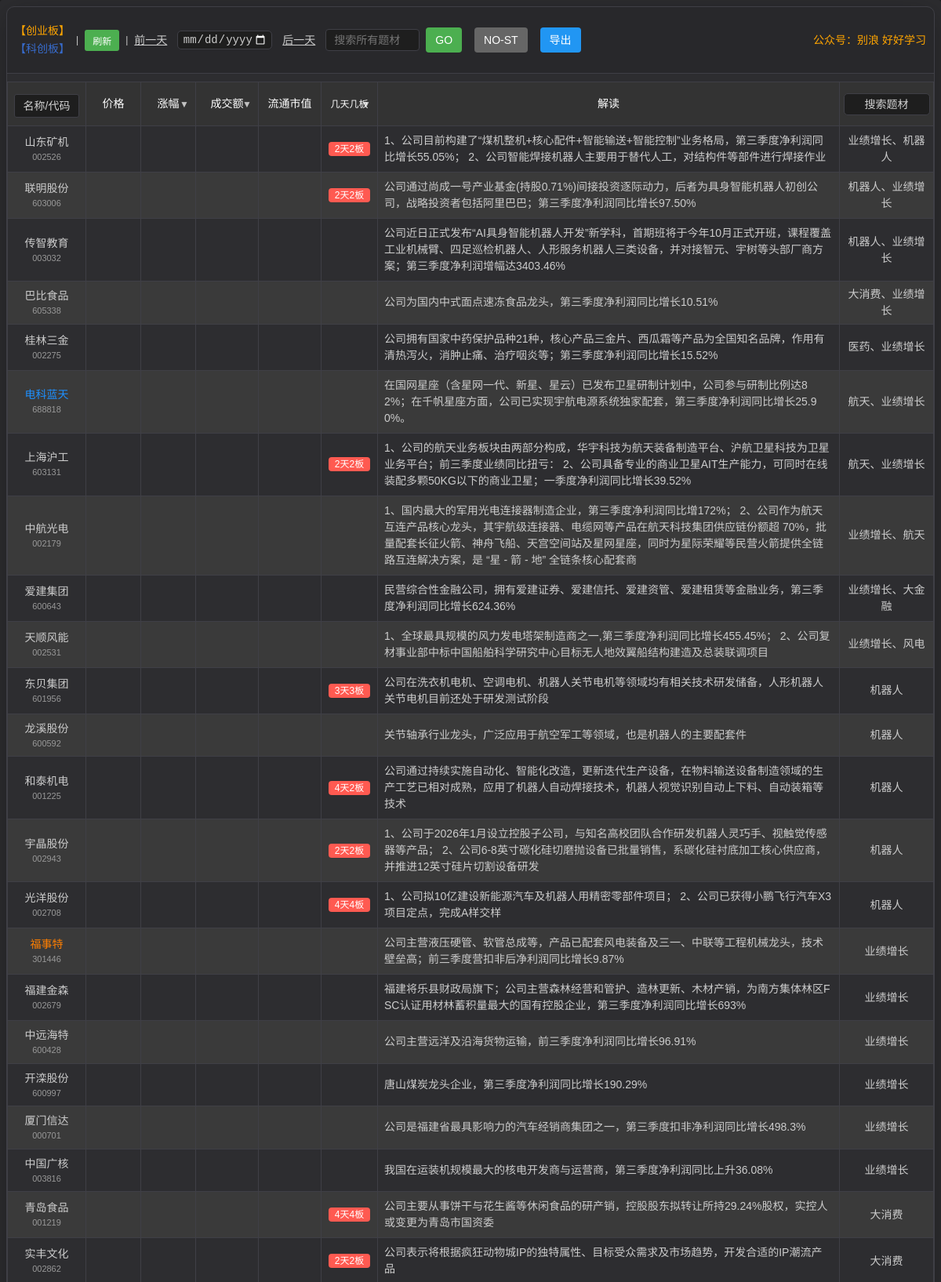
The page / (upper part) on the database its author committed.
### tables this page shows
CREATE TABLE stock_20261029 (
            id INTEGER PRIMARY KEY AUTOINCREMENT,
            code TEXT NOT NULL,
            name TEXT NOT NULL,
            description TEXT,
            plates TEXT,
            m_days_n_boards TEXT,
            date TEXT NOT NULL,
            price REAL DEFAULT 0,
            change_percentage REAL DEFAULT 0,
            amount REAL DEFAULT 0,
            value REAL DEFAULT 0
        );

### app.py (the view)
@app.route('/')
def index():
    latest_data = db.get_latest_day_data()
    message = session.pop('message', None)
    return render_template('index.html', stocks=latest_data, search_mode=False, message=message)

### templates/index.html (shortened to what this page needs)
<!DOCTYPE html>
<html lang="zh-CN">
<head>
    <link rel="stylesheet" href="/static/css/styles.css">
</head>
<body>
    <div class="container">
        <div class="table-container">
            <div class="header-container">
                <div class="date-selector">
                    <span class="market-label">
                        <span style="color: orange;">【创业板】</span> <span style="color: rgba(60, 127, 250, 0.781);">【科创板】</span>
                    </span>
                    <span style="color: var(--text-color);"> | </span>
                    <button onclick="location.reload()" class="refresh-button" title="刷新页面">
                    刷新
                </button>
                    <span style="color: var(--text-color);"> | </span>
                    <a href="javascript:void(0)" onclick="changeDate(-1)" style="color: var(--text-color); text-decoration: underline; font-size: 14px; margin-right: 5px; display: inline-block; line-height: 24px;">前一天</a>
                    <input type="date" id="dateFilter" placeholder="选择日期" onchange="filterByDate(this.value)" class="filter-input" style="margin: 0; padding: 2px 5px; display: inline-block; width: auto; max-width: 130px; vertical-align: middle;">
                    <a href="javascript:void(0)" onclick="changeDate(1)" style="color: var(--text-color); text-decoration: underline; font-size: 14px; margin-left: 5px; display: inline-block; line-height: 24px;">后一天</a>
                    <div class="plate-search-container-inline">
                        <input type="text" id="plateSearchInput" placeholder="搜索所有题材" class="plate-search-input-inline">
                        <button onclick="searchPlate()" class="plate-search-button-inline">GO</button>
                        <button id="noStButton" onclick="toggleNoStFilter()" class="no-st-button" type="button">NO-ST</button>
                        <button onclick="exportStockCodes()" class="export-button" type="button">导出</button>
                    </div>
                    <div style="margin-left: auto; color: orange !important; font-size: 14px;">
                        公众号：别浪 好好学习
                    </div>
                </div>
            </div>
            <table>
                <thead>
                    <tr>
                        <th width="120px">
                            <div class="search-wrapper">
                                <input
                                    type="text"
                                    id="searchInput"
                                    placeholder="名称/代码"
                                    class="search-input"
                                    oninput="showSuggestions(this.value)"
                                >
                            </div>
                        </th>
                        <th>价格</th>
                        <th class="sortable" onclick="sortByChangePercentage()">涨幅</th>
                        <th class="sortable" onclick="sortByAmount()">成交额</th>
                        <th>流通市值</th>
                        <th class="sortable" onclick="sortByDaysBoards()">几天几板</th>
                        <th>解读</th>
                        <th class="plate-column" style="width: 120px !important; min-width: 120px !important; max-width: 120px !important; padding: 4px !important;">
                            <input type="text" id="plateFilter" placeholder="搜索题材" oninput="filterByPlate(this.value)" class="filter-input">
                        </th>
                    </tr>
                </thead>
                <tbody id="stockTableBody">
                    {% if stocks %}
                        {% for stock in stocks %}
                            <tr onclick="linkToTongDaXin('{{ stock.code_part }}')" style="cursor: pointer;">
                                <td class="stock-name-link{% if stock.code_part.startswith('688') %} blue-text{% elif stock.code_part.startswith('3') or stock.code_part.startswith('68') %} orange-text{% endif %}"><div class="sn-name">{{ stock.name }}</div><div class="sn-code" style="font-size:11px;color:#999;">{{ stock.code_part }}</div></td>
                                <td class="price"></td>
                                <td class="change-percentage"></td>
                                <td class="amount"></td>
                                <td class="value"></td>
                                <td>{% if stock.m_days_n_boards %}
                                    <span class="days-boards-tag">{{ stock.m_days_n_boards }}</span>
                                {% else %}{{ stock.m_days_n_boards }}{% endif %}</td>
                                <td>{{ stock.description }}</td>
                                <td class="plate-column">{{ stock.plates }}</td>
                            </tr>
                        {% endfor %}
                    {% else %}
                        <tr>
                            <td colspan="10" class="no-data">暂无股票数据，请点击"抓取股票数据"按钮获取数据</td>
                        </tr>
                    {% endif %}
                </tbody>
            </table>
        </div>
    </div>
</body>
</html>

### rows shown on the page
stock_20261029: name "山东矿机", code_part "002526", m_days_n_boards "2天2板", description "1、公司目前构建了“煤机整机+核心配件+智能输送+智能控制”业务格局，第三季度净利润同比增长55.05%； 2、公司智能焊接机器人主要用于替代人工，对结构件等部件进行焊接作业", plates "业绩增长、机器人"
stock_20261029: name "联明股份", code_part "603006", m_days_n_boards "2天2板", description "公司通过尚成一号产业基金(持股0.71%)间接投资逐际动力，后者为具身智能机器人初创公司，战略投资者包括阿里巴巴；第三季度净利润同比增长97.50%", plates "机器人、业绩增长"
stock_20261029: name "传智教育", code_part "003032", description "公司近日正式发布“AI具身智能机器人开发”新学科，首期班将于今年10月正式开班，课程覆盖工业机械臂、四足巡检机器人、人形服务机器人三类设备，并对接智元、宇树等头部厂商方案；第三季度净利润增幅达3403.46%", plates "机器人、业绩增长"
stock_20261029: name "巴比食品", code_part "605338", description "公司为国内中式面点速冻食品龙头，第三季度净利润同比增长10.51%", plates "大消费、业绩增长"
stock_20261029: name "桂林三金", code_part "002275", description "公司拥有国家中药保护品种21种，核心产品三金片、西瓜霜等产品为全国知名品牌，作用有清热泻火，消肿止痛、治疗咽炎等；第三季度净利润同比增长15.52%", plates "医药、业绩增长"
stock_20261029: name "电科蓝天", code_part "688818", description "在国网星座（含星网一代、新星、星云）已发布卫星研制计划中，公司参与研制比例达82%；在千帆星座方面，公司已实现宇航电源系统独家配套，第三季度净利润同比增长25.90%。", plates "航天、业绩增长"
stock_20261029: name "上海沪工", code_part "603131", m_days_n_boards "2天2板", description "1、公司的航天业务板块由两部分构成，华宇科技为航天装备制造平台、沪航卫星科技为卫星业务平台；前三季度业绩同比扭亏： 2、公司具备专业的商业卫星AIT生产能力，可同时在线装配多颗50KG以下的商业卫星；一季度净利润同比增长39.52%", plates "航天、业绩增长"
stock_20261029: name "中航光电", code_part "002179", description "1、国内最大的军用光电连接器制造企业，第三季度净利润同比增172%； 2、公司作为航天互连产品核心龙头，其宇航级连接器、电缆网等产品在航天科技集团供应链份额超 70%，批量配套长征火箭、神舟飞船、天宫空间站及星网星座，同时为星际荣耀等民营火箭提供全链路互连解决方案，是 “星 - 箭 - 地” 全链条核心配套商", plates "业绩增长、航天"
stock_20261029: name "爱建集团", code_part "600643", description "民营综合性金融公司，拥有爱建证券、爱建信托、爱建资管、爱建租赁等金融业务，第三季度净利润同比增长624.36%", plates "业绩增长、大金融"
stock_20261029: name "天顺风能", code_part "002531", description "1、全球最具规模的风力发电塔架制造商之一,第三季度净利润同比增长455.45%； 2、公司复材事业部中标中国船舶科学研究中心目标无人地效翼船结构建造及总装联调项目", plates "业绩增长、风电"
stock_20261029: name "东贝集团", code_part "601956", m_days_n_boards "3天3板", description "公司在洗衣机电机、空调电机、机器人关节电机等领域均有相关技术研发储备，人形机器人关节电机目前还处于研发测试阶段", plates "机器人"
stock_20261029: name "龙溪股份", code_part "600592", description "关节轴承行业龙头，广泛应用于航空军工等领域，也是机器人的主要配套件", plates "机器人"
stock_20261029: name "和泰机电", code_part "001225", m_days_n_boards "4天2板", description "公司通过持续实施自动化、智能化改造，更新迭代生产设备，在物料输送设备制造领域的生产工艺已相对成熟，应用了机器人自动焊接技术，机器人视觉识别自动上下料、自动装箱等技术", plates "机器人"
stock_20261029: name "宇晶股份", code_part "002943", m_days_n_boards "2天2板", description "1、公司于2026年1月设立控股子公司，与知名高校团队合作研发机器人灵巧手、视触觉传感器等产品； 2、公司6-8英寸碳化硅切磨抛设备已批量销售，系碳化硅衬底加工核心供应商，并推进12英寸硅片切割设备研发", plates "机器人"
stock_20261029: name "光洋股份", code_part "002708", m_days_n_boards "4天4板", description "1、公司拟10亿建设新能源汽车及机器人用精密零部件项目； 2、公司已获得小鹏飞行汽车X3项目定点，完成A样交样", plates "机器人"
stock_20261029: name "福事特", code_part "301446", description "公司主营液压硬管、软管总成等，产品已配套风电装备及三一、中联等工程机械龙头，技术壁垒高；前三季度营扣非后净利润同比增长9.87%", plates "业绩增长"
stock_20261029: name "福建金森", code_part "002679", description "福建将乐县财政局旗下；公司主营森林经营和管护、造林更新、木材产销，为南方集体林区FSC认证用材林蓄积量最大的国有控股企业，第三季度净利润同比增长693%", plates "业绩增长"
stock_20261029: name "中远海特", code_part "600428", description "公司主营远洋及沿海货物运输，前三季度净利润同比增长96.91%", plates "业绩增长"
stock_20261029: name "开滦股份", code_part "600997", description "唐山煤炭龙头企业，第三季度净利润同比增长190.29%", plates "业绩增长"
stock_20261029: name "厦门信达", code_part "000701", description "公司是福建省最具影响力的汽车经销商集团之一，第三季度扣非净利润同比增长498.3%", plates "业绩增长"
stock_20261029: name "中国广核", code_part "003816", description "我国在运装机规模最大的核电开发商与运营商，第三季度净利润同比上升36.08%", plates "业绩增长"
stock_20261029: name "青岛食品", code_part "001219", m_days_n_boards "4天4板", description "公司主要从事饼干与花生酱等休闲食品的研产销，控股股东拟转让所持29.24%股权，实控人或变更为青岛市国资委", plates "大消费"
stock_20261029: name "实丰文化", code_part "002862", m_days_n_boards "2天2板", description "公司表示将根据疯狂动物城IP的独特属性、目标受众需求及市场趋势，开发合适的IP潮流产品", plates "大消费"
